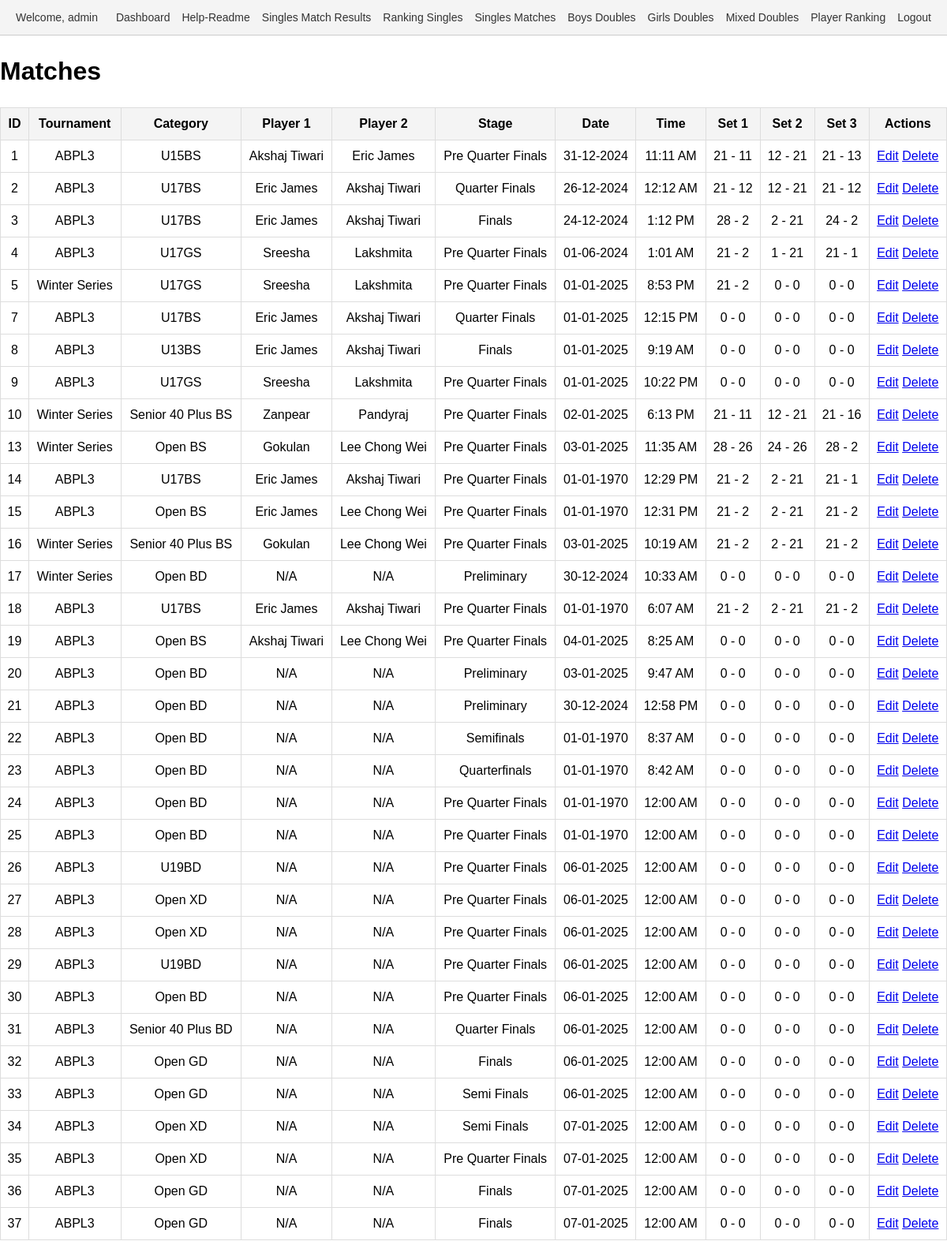
Page /matches.php (signed in) on the earlier database version.
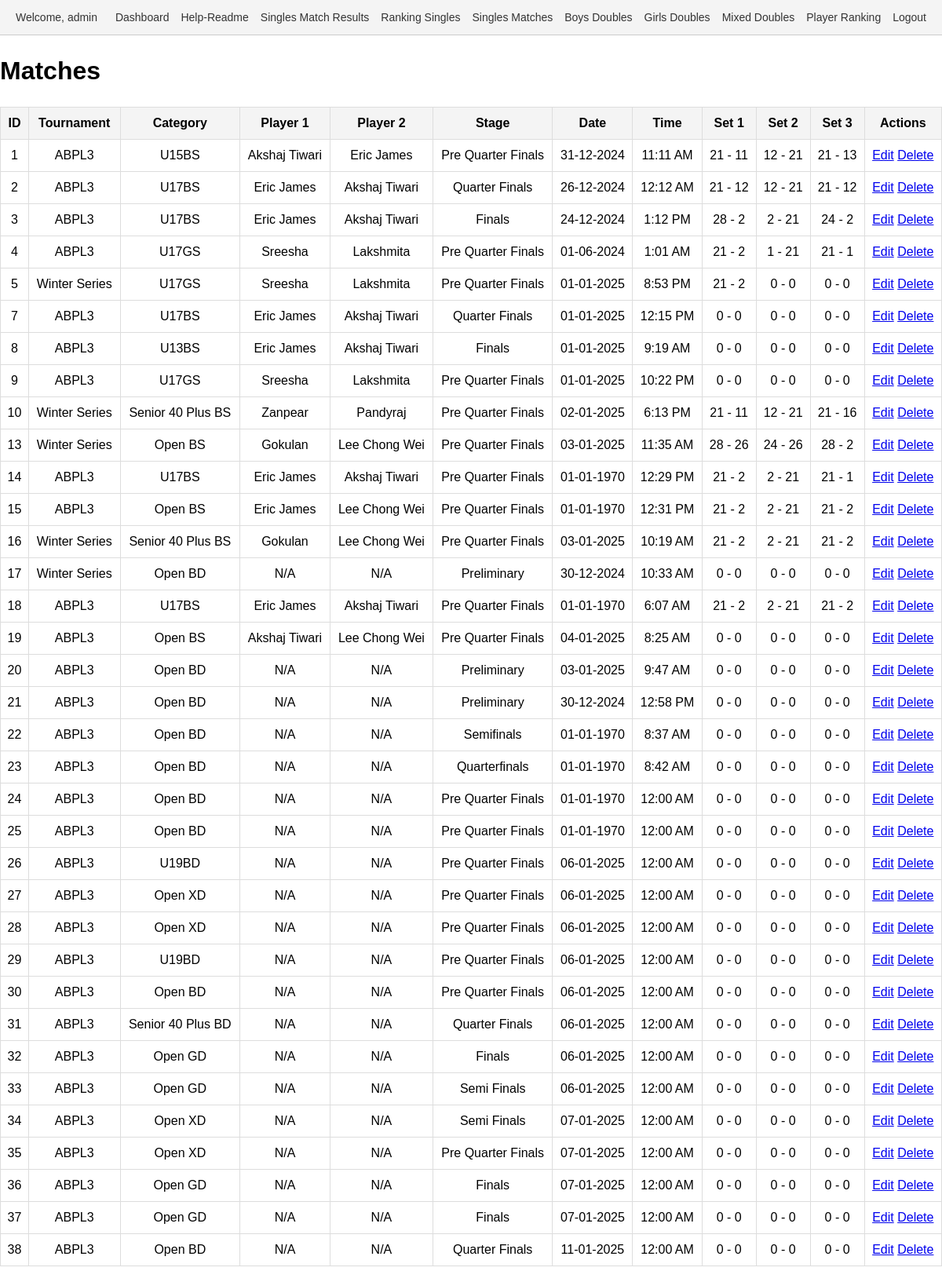
Same page on the later database version.
### tables this page shows
CREATE TABLE `matches` (
  `id` int(11) NOT NULL,
  `tournament_id` int(11) NOT NULL,
  `category_id` int(11) NOT NULL,
  `pool` enum('A','B') DEFAULT NULL,
  `player1_id` int(11) DEFAULT NULL,
  `player2_id` int(11) DEFAULT NULL,
  `pre_quarter` tinyint(1) DEFAULT 0,
  `quarter` tinyint(1) DEFAULT 0,
  `semi` tinyint(1) DEFAULT 0,
  `final` tinyint(1) DEFAULT 0,
  `set1_player1_points` int(11) DEFAULT 0,
  `set1_player2_points` int(11) DEFAULT 0,
  `set2_player1_points` int(11) DEFAULT 0,
  `set2_player2_points` int(11) DEFAULT 0,
  `set3_player1_points` int(11) DEFAULT 0,
  `set3_player2_points` int(11) DEFAULT 0,
  `created_by` int(11) DEFAULT NULL,
  `stage` varchar(22) NOT NULL,
  `match_date` date DEFAULT NULL,
  `match_time` varchar(255) NOT NULL,
  `date` date DEFAULT NULL,
  `team1_player1_id` int(11) NOT NULL DEFAULT 0,
  `team1_player2_id` int(11) NOT NULL DEFAULT 0,
  `team2_player1_id` int(11) DEFAULT 0,
  `team2_player2_id` int(11) DEFAULT 0,
  `set1_team1_points` int(11) NOT NULL DEFAULT 0,
  `set1_team2_points` int(11) DEFAULT 0,
  `set2_team1_points` int(11) DEFAULT 0,
  `set2_team2_points` int(11) DEFAULT 0,
  `set3_team1_points` int(11) DEFAULT 0,
  `set3_team2_points` int(11) DEFAULT 0,
  `player3_id` int(11) DEFAULT NULL,
  `player4_id` int(11) DEFAULT NULL,
  `deleted_at` datetime DEFAULT NULL
);

CREATE TABLE `tournaments` (
  `id` int(11) NOT NULL,
  `name` varchar(255) NOT NULL,
  `created_by` int(11) DEFAULT NULL,
  `year` int(11) NOT NULL DEFAULT year(curdate())
);

CREATE TABLE `categories` (
  `id` int(11) NOT NULL,
  `name` varchar(255) NOT NULL,
  `created_by` int(11) NOT NULL,
  `age_group` varchar(255) DEFAULT NULL,
  `sex` varchar(10) DEFAULT NULL,
  `type` enum('singles','doubles','mixed doubles') DEFAULT 'singles',
  `tournament_id` int(11) NOT NULL
);

CREATE TABLE `players` (
  `id` int(11) NOT NULL,
  `name` varchar(255) NOT NULL,
  `dob` date NOT NULL,
  `age` int(11) NOT NULL,
  `sex` enum('M','F') NOT NULL,
  `uid` varchar(100) NOT NULL,
  `created_by` int(11) DEFAULT NULL,
  `updated_at` timestamp NULL DEFAULT current_timestamp() ON UPDATE current_timestamp(),
  `category_id` int(11) DEFAULT 1
);

### matches.php (the view, shortened to what this page needs)
<?php
include 'header.php';
require 'auth.php';
$query = "
    SELECT m.id, t.name AS tournament_name, c.name AS category_name,
           p1.name AS player1_name, p2.name AS player2_name, m.stage,
           m.set1_player1_points, m.set1_player2_points,
           m.set2_player1_points, m.set2_player2_points,
           m.set3_player1_points, m.set3_player2_points,
           m.match_date, m.match_time
    FROM matches m
    LEFT JOIN tournaments t ON m.tournament_id = t.id
    LEFT JOIN categories c ON m.category_id = c.id
    LEFT JOIN players p1 ON m.player1_id = p1.id
    LEFT JOIN players p2 ON m.player2_id = p2.id
";
$stmt = $conn->prepare($query);
$stmt->execute();
$result = $stmt->get_result();
?>
<!DOCTYPE html>
<html lang="en">
<head>
    <link rel="stylesheet" href="style-table.css">
</head>
<body>
    <div class="container">
        <h1>Matches</h1>
        <table>
            <thead>
                <tr>
                    <th>ID</th>
                    <th>Tournament</th>
                    <th>Category</th>
                    <th>Player 1</th>
                    <th>Player 2</th>
                    <th>Stage</th>
                    <th>Date</th>
                    <th>Time</th>
                    <th>Set 1</th>
                    <th>Set 2</th>
                    <th>Set 3</th>
                    <th>Actions</th>
                </tr>
            </thead>
            <tbody>
                <?php while ($row = $result->fetch_assoc()): ?>
                    <tr>
                        <td><?= htmlspecialchars($row['id']) ?></td>
                        <td><?= htmlspecialchars($row['tournament_name'] ?? 'N/A') ?></td>
                        <td><?= htmlspecialchars($row['category_name'] ?? 'N/A') ?></td>
                        <td><?= htmlspecialchars($row['player1_name'] ?? 'N/A') ?></td>
                        <td><?= htmlspecialchars($row['player2_name'] ?? 'N/A') ?></td>
                        <td><?= htmlspecialchars($row['stage'] ?? 'N/A') ?></td>
                        <td><?= htmlspecialchars(date('d-m-Y', strtotime($row['match_date'] ?? ''))) ?></td>
                        <td><?= htmlspecialchars(date('g:i A', strtotime($row['match_time'] ?? ''))) ?></td>
                        <td><?= htmlspecialchars($row['set1_player1_points'] ?? '0') ?> - <?= htmlspecialchars($row['set1_player2_points'] ?? '0') ?></td>
                        <td><?= htmlspecialchars($row['set2_player1_points'] ?? '0') ?> - <?= htmlspecialchars($row['set2_player2_points'] ?? '0') ?></td>
                        <td><?= htmlspecialchars($row['set3_player1_points'] ?? '0') ?> - <?= htmlspecialchars($row['set3_player2_points'] ?? '0') ?></td>
                        <td>
                            <a href="edit_match.php?id=<?= htmlspecialchars($row['id']) ?>" class="btn-edit">Edit</a>
                            <a href="delete_match.php?id=<?= htmlspecialchars($row['id']) ?>" class="btn-delete" onclick="return confirm('Are you sure you want to delete this match?')">Delete</a>
                        </td>
                    </tr>
                <?php endwhile; ?>
            </tbody>
        </table>
    </div>
</body>
</html>

Differences in the rows shown:
added matches: id "38", tournament.name "ABPL3", category.name "Open BD", player1_name "N/A", player2_name "N/A", stage "Quarter Finals", match_date "11-01-2025", match_time "12:00 AM", set1_player1_points "0", set1_player2_points "0", set2_player1_points "0", set2_player2_points "0", set3_player1_points "0", set3_player2_points "0"
